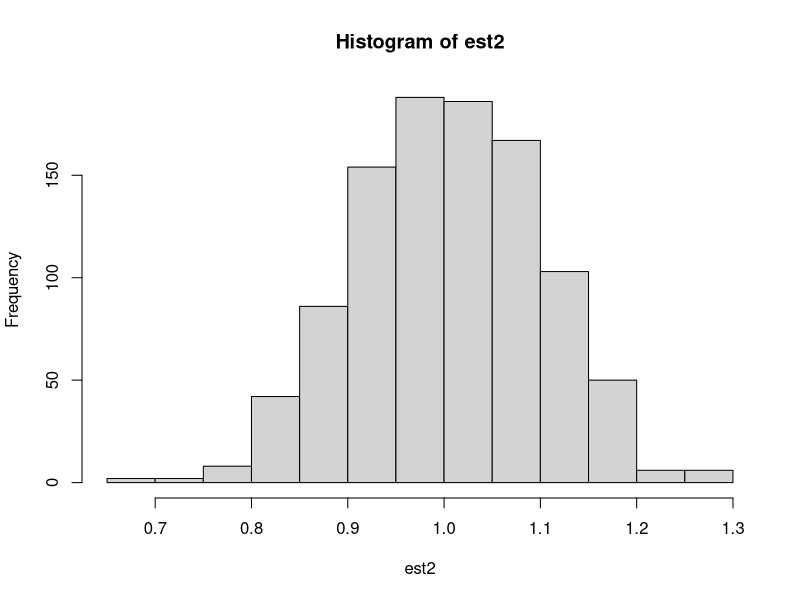
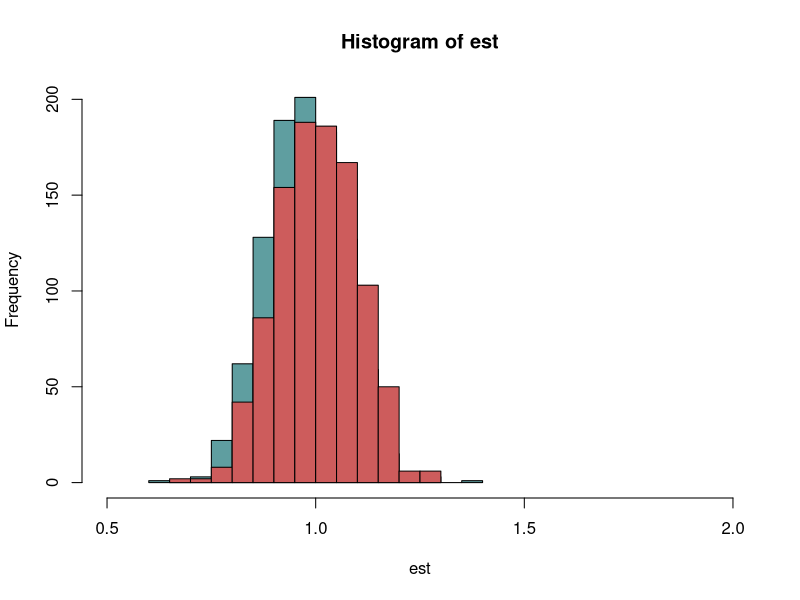
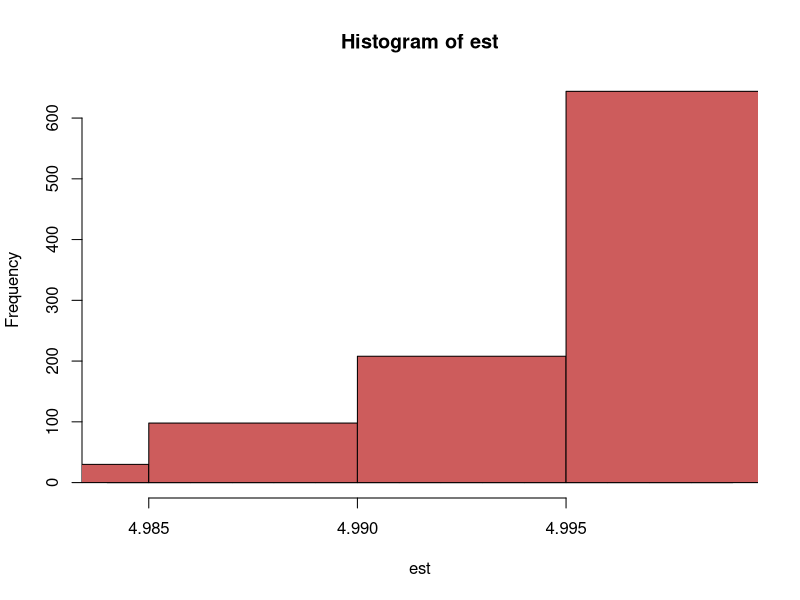
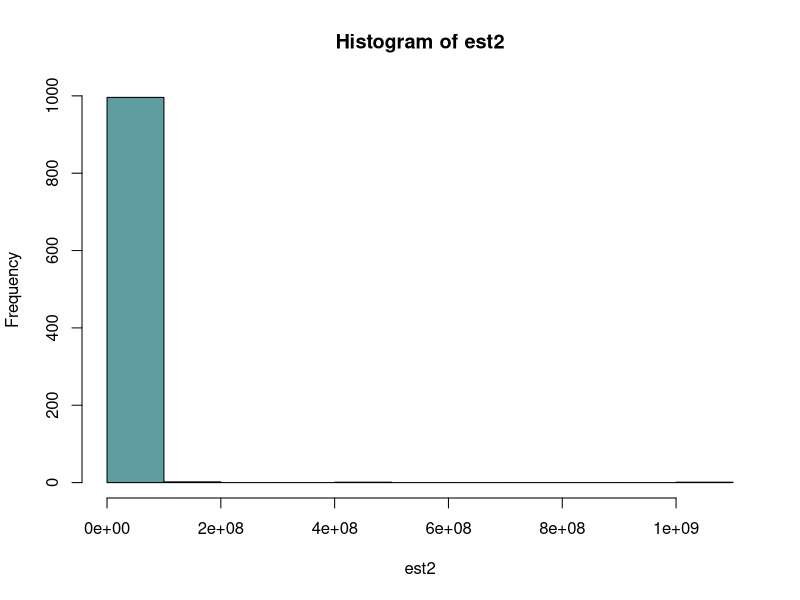
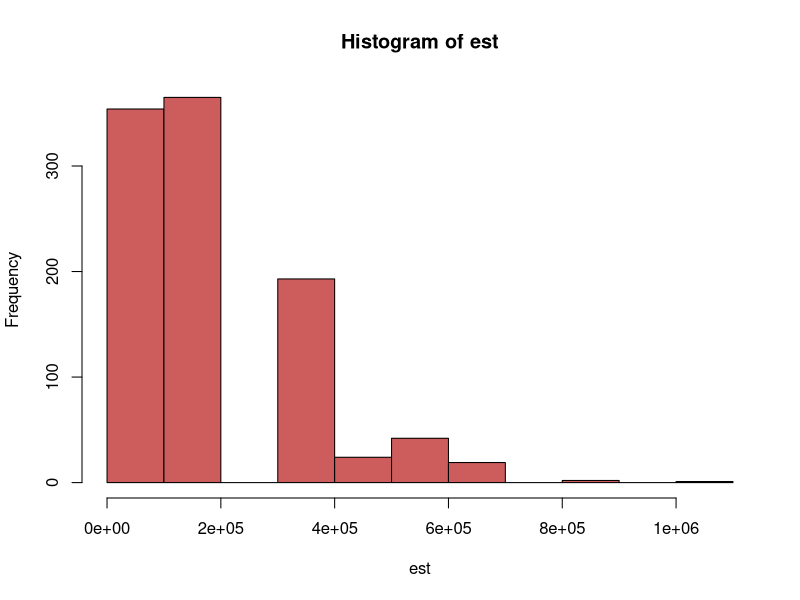
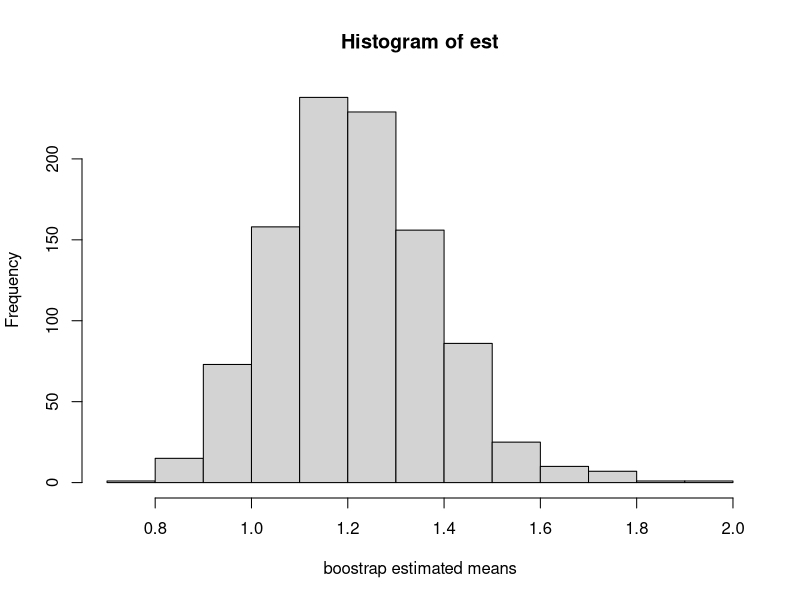
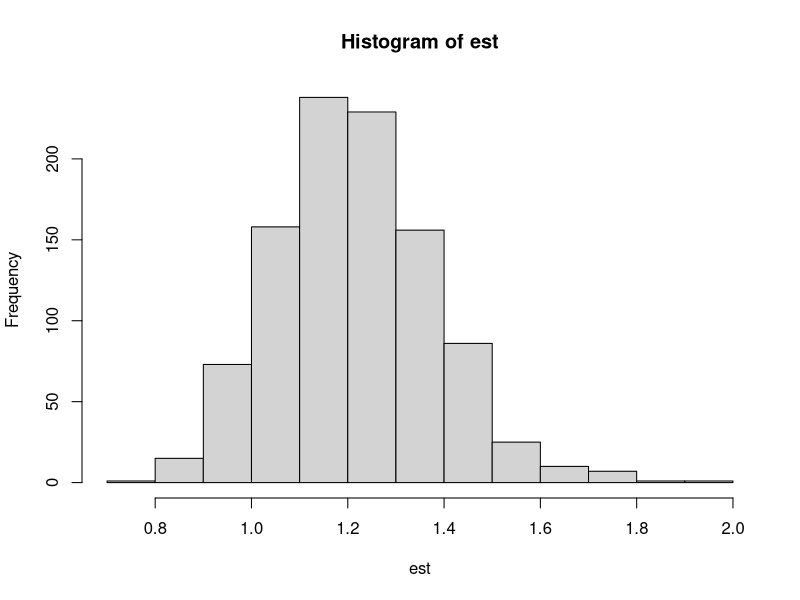

Here is the R script that generated these plots, in order:
## ---- chunk 1
library(ggplot2)
## ---- chunk 2
data = rnorm(1000, 1, 3)
mean(data)

est=NULL
for (i in 1:1000){
  boot = sample(data, 1000, replace=TRUE)
  mean = mean(boot)
  est = append(est, mean)
}
mean(est)
sd(est)
## ---- chunk 3
est2=NULL
for (i in 1:1000){
  data = rnorm(1000, 1, 3)
  mean = mean(data)
  est2 = append(est2, mean)
}
mean(est2)
sd(est2)
hist(est2)
## ---- chunk 4
par(mfrow=c(1,1))
hist(est, col = "cadetblue", xlim=c(0.5,2))
hist(est2, col="indianred", add=TRUE)
## ---- chunk 5
data = runif(1000, 0, 5)
max(data)

est=NULL
for (i in 1:1000){
  boot = sample(data, 1000, replace=TRUE)
  maxi = max(boot)
  est = append(est, maxi)
}

max(est)
sd(est)

est2=NULL
for (i in 1:1000){
  data = runif(1000, 0, 5)
  maxi = max(data)
  est2 = append(est2, maxi)
}
max(est2)
sd(est2)

hist(est, col = "cadetblue")
hist(est2, col="indianred", add=TRUE)
## ---- chunk 6
1-(1-(1/1000))^1000
## ---- chunk 7
data = rcauchy(1000, 1, 2)
mean(data)

est=NULL
for (i in 1:1000){
  boot = sample(data, 1000, replace=TRUE)
  vari = var(boot)
  est = append(est, vari)
}

est2=NULL
for (i in 1:1000){
  data = rcauchy(1000, 1, 2)
  vari = var(data)
  est2 = append(est2, vari)
}
mean(est2)
mean(est)
sd(est2)
sd(est)

hist(est2, col = "cadetblue") #spectacular failure
hist(est, col="indianred")

## ---- chunk 8
aspirin = c(rep(1,119), rep(0,10918))
placebo = c(rep(1,98), rep(0,10936))
## ---- chunk 9
est=NULL
for (i in 1:1000){
  bootA = sample(aspirin, 11037, replace=TRUE)
  bootB = sample(placebo, 11034, replace=TRUE)
  theta = (sum(bootA)/length(bootA))/(sum(bootB)/length(bootB))
  est = append(est, theta)
}

hist(est, xlab = "boostrap estimated means")
## ---- chunk 10
se <- function(x) sqrt(var(x)/length(x))

hist(est)
mean(est)
sd(est)
se(est)
## ---- chunk 11
quantile(est, 0.95)
quantile(est, 0.05)
## ---- chunk 12
trmt = c(94, 197, 16, 38, 99, 141, 23)
control = c(52, 104, 146, 10, 51, 30, 40, 27, 46)

mean(trmt)
mean(control)
diff = mean(trmt) - mean(control)

se(trmt)
se(control)
sediff = sqrt(se(trmt)^2 + se(control)^2)
## ---- chunk 13
diff/sediff
## ---- chunk 14
median(trmt)
median(control)
diff2 = median(trmt) - median(control)
## ---- chunk 15
meanA=NULL
meanB=NULL
medianA=NULL
medianB=NULL
for (i in 1:200){
  bootA = sample(trmt, 7, replace=TRUE)
  bootB = sample(control, 9, replace=TRUE)
  meanA = append(meanA, mean(bootA))
  meanB = append(meanB, mean(bootB))
  medianA = append(medianA, median(bootA))
  medianB = append(medianB, median(bootB))
}

seBootA = sd(meanA)
seBootB = sd(meanB)
seBootAm = sd(medianA)
seBootBm = sd(medianB)
## ---- chunk 16
sediff = sqrt(seBootA**2 + seBootB**2)
diff/sediff
## ---- chunk 17
sediff2 = sqrt(seBootAm**2 + seBootBm**2)
diff2/sediff2
## ---- chunk 18
trmt = trmt/7
control = control/7
